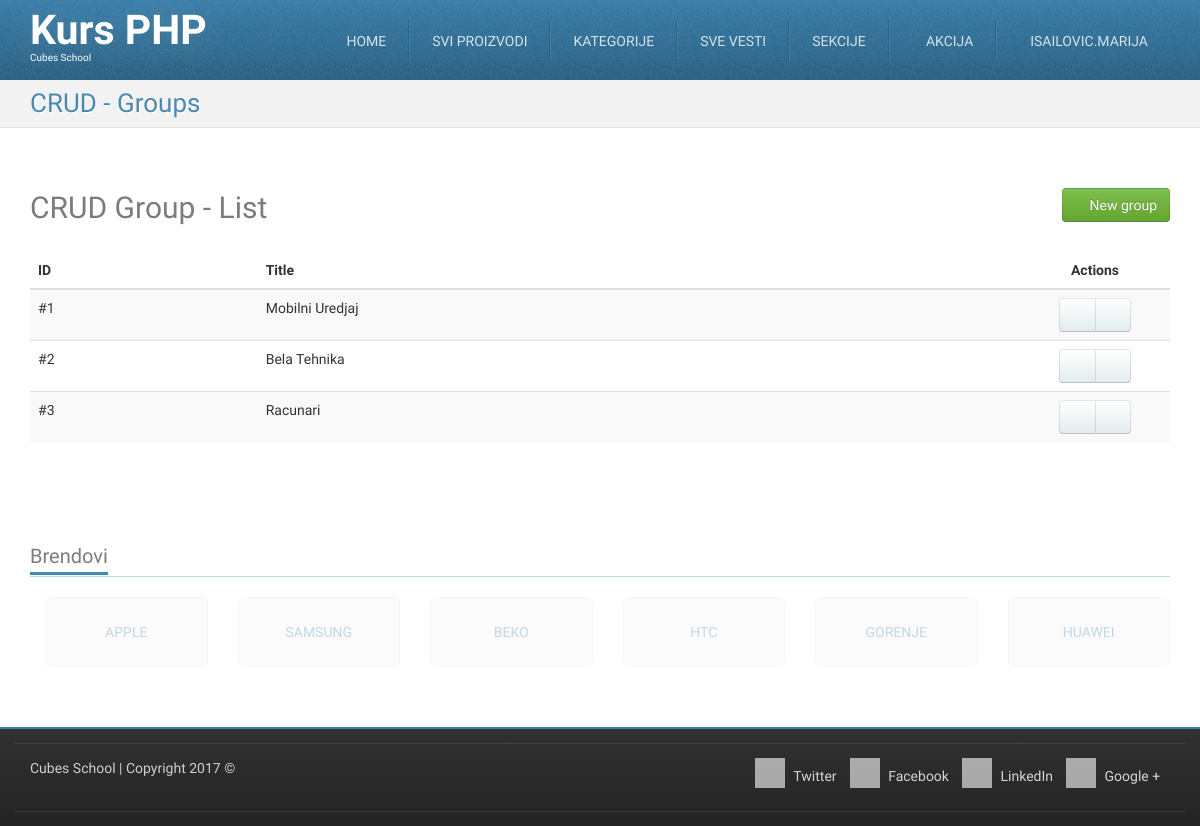
/crud-group-list.php (signed in), run on the app's committed database.
### tables this page shows
CREATE TABLE `groups` (
  `id` int(11) NOT NULL,
  `title` varchar(255) NOT NULL
);

### crud-group-list.php (called while the page is built, shortened)
<?php
require_once __DIR__ . '/models/m_groups.php';
$groups=groupsFetchAll();
require_once __DIR__ . '/views/layout/header.php';
require_once __DIR__ . '/views/templates/t_crud-group-list.php';
require_once __DIR__ . '/views/layout/footer.php';

### models/m_groups.php (called while the page is built, shortened)
<?php
require_once __DIR__ . '/m_database.php';
function groupsFetchAll() {
	$query = "SELECT `groups`.* FROM `groups`";
	return dbFetchAll($query);
}

### models/m_database.php (called while the page is built, shortened)
<?php
function dbGetLink() {
	static $link;
	if (!isset($link)) {
		$link = mysqli_connect('127.0.0.1', 'cubes', 'cubes', 'cubesphp');
	}
	return $link;
}
function dbQuery($query) {
	$link = dbGetLink();
	$result = mysqli_query($link, $query);
	return $result;
}
function dbFetchAll($query) {
	$result = dbQuery($query);
	return mysqli_fetch_all($result, MYSQLI_ASSOC);
}

### views/templates/t_crud-group-list.php (the view)
<div id="highlighted">
    <div class="container">
        <div class="header">
            <h2 class="page-title">
                <span>CRUD - Groups</span>
            </h2>
        </div>
    </div>
</div>
<div id="content">
    <div class="container portfolio">
        <div class="row">
            <div class="col-md-12">
                <h2>
                    CRUD Group - List
                    <a href="/crud-group-insert.php" class="pull-right btn btn-success">
                        <i class="fa fa-plus-circle"></i>
                        New group
                    </a>
                </h2>
            </div>
        </div>
        <div class="row">
            <div class="col-md-12">
                <table class="table table-striped table-hover">
                    <thead>
                        <tr>
                            <th>ID</th>
                            <th>Title</th>
                            <th class="actions text-center">Actions</th>
                        </tr>
                    </thead>
                    <tbody>
                     <?php foreach ($groups as $group) {?>
                                <tr>
                                    <td>
                                        #<?php echo htmlspecialchars($group['id']);?>
                                    </td>
                                    <td>
                                        <?php echo htmlspecialchars($group['title']);?>
                                    </td>
                                    <td class="text-center">
                                        <div class="btn-group">
                                            <a href="/crud-group-edit.php?id=<?php echo htmlspecialchars($group['id']); ?>" class="btn btn-default"><i class="fa fa-pencil"></i></a>
                                            <a href="/crud-group-delete.php?id=<?php echo htmlspecialchars($group['id']); ?>" class="btn btn-default"><i class="fa fa-trash"></i></a>
                                        </div>
                                    </td>
                                </tr>
                            <?php } ?>
                </table>
            </div>
        </div>
    </div>
</div>

### skins/tema/css/theme-style.css (style rules this page uses)
h1, h2, h3 { line-height: 40px; }
h1, h2, h3, h4, h5, h6 { color: rgba(36, 36, 36, 0.6); }
a { color: #377ca8; text-decoration: none; }
.btn-default { color: #333333; text-shadow: 0 1px 1px rgba(255, 255, 255, 0.75); background-image: -webkit-linear-gradient(top, #ffffff 0%, #e2edee 100%); background-image: -o-linear-gradient(top, #ffffff 0%, #e2edee 100%); background-image: linear-gradient(to bottom, #ffffff 0%, #e2edee 100%); background-repeat: repeat-x; filter: progid:DXImageTransform.Microsoft.gradient(startColorstr='#ffffffff', endColorstr='#ffe2edee', GradientType=0); border-color: #e2edee #e2edee #b2cfd2; border-color: rgba(0, 0, 0, 0.1) rgba(0, 0, 0, 0.1) rgba(0, 0, 0, 0.25); *background-color: #e2edee; filter: progid:DXImageTransform.Microsoft.gradient(enabled = false); -webkit-transition: all; -o-transition: all; transition: all; }
.btn-success { color: #ffffff; text-shadow: 0 -1px 0 rgba(0, 0, 0, 0.25); background-image: -webkit-linear-gradient(top, #7fbf4d 0%, #63a62f 100%); background-image: -o-linear-gradient(top, #7fbf4d 0%, #63a62f 100%); background-image: linear-gradient(to bottom, #7fbf4d 0%, #63a62f 100%); background-repeat: repeat-x; filter: progid:DXImageTransform.Microsoft.gradient(startColorstr='#ff7fbf4d', endColorstr='#ff63a62f', GradientType=0); border-color: #63a62f #63a62f #3f6a1e; border-color: rgba(0, 0, 0, 0.1) rgba(0, 0, 0, 0.1) rgba(0, 0, 0, 0.25); *background-color: #63a62f; filter: progid:DXImageTransform.Microsoft.gradient(enabled = false); -webkit-transition: all; -o-transition: all; transition: all; }
html { background-image: -webkit-linear-gradient(top, #e0e0e0 0%, #ffffff 100%); background-image: -o-linear-gradient(top, #e0e0e0 0%, #ffffff 100%); background-image: linear-gradient(to bottom, #e0e0e0 0%, #ffffff 100%); background-repeat: repeat-x; filter: progid:DXImageTransform.Microsoft.gradient(startColorstr='#ffe0e0e0', endColorstr='#ffffffff', GradientType=0); }
body { margin: 0; font-family: "Monda", Arial, serif; font-size: 14px; line-height: 1.428571429; color: #333333; background-color: #ffffff; position: relative; }
.page-title { margin: 0; }
#highlighted { -webkit-transition: all 0.4s ease-out; -o-transition: all 0.4s ease-out; transition: all 0.4s ease-out; border-bottom: 1px solid #e1e1e1; background: #f2f2f2 url(../img/bg_noise-5.png) left top repeat; color: #377ca8; text-shadow: 1px 1px 1px #ffffff; }
.has-navbar-fixed-top #content { margin-top: 82px; }
.has-navbar-fixed-top.has-highlighted #highlighted, .has-navbar-fixed-top.page-index #highlighted, .has-navbar-fixed-top.page-index-carousel #highlighted, .has-navbar-fixed-top.page-starter #highlighted { margin-top: 80px; }
.has-navbar-fixed-top.has-highlighted #content, .has-navbar-fixed-top.page-index #content, .has-navbar-fixed-top.page-index-carousel #content, .has-navbar-fixed-top.page-starter #content { margin-top: 0; }
#content { padding: 40px 0; background-color: #ffffff; }
.header { margin-bottom: 0; }
.header:before, .header:after { content: " "; display: table; }
.header:after { clear: both; }
.header .page-title { font-size: 26px; margin: 8px 0 8px 0; color: rgba(55, 124, 168, 0.9); }
.header .page-title span, .header .page-title small { display: block; line-height: 1.2 !important; }
@media (min-width: 768px) { .header .page-title { float: left; } }
.services .row, .portfolio .row { margin-bottom: 1em; }

### skins/tema/css/custom-style.css (style rules this page uses)
table .actions { width: 150px; }

### skins/tema/css/colour-blue.css (style rules this page uses)
body a { color: #377ca8; text-decoration: none; }
body #highlighted { border-bottom-color: #e1e1e1; background-color: #f2f2f2; color: #377ca8; text-shadow: 1px 1px 1px #ffffff; }
body .header .page-title { color: rgba(55, 124, 168, 0.9); }

### data on the page
groups: id "1", title "Mobilni Uredjaj"
groups: id "2", title "Bela Tehnika"
groups: id "3", title "Racunari"

### other printed values
$_SESSION['logged_in_user']['username'] "ISAILOVIC.MARIJA"
